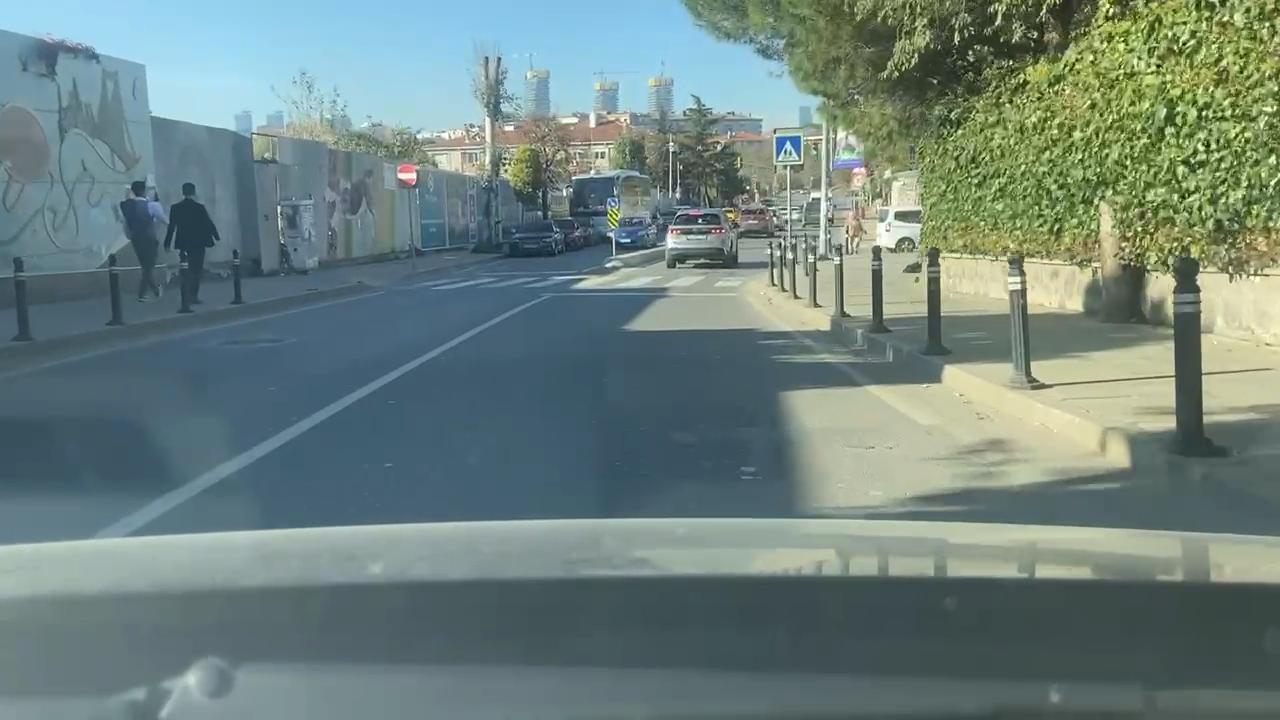
#> input picture data/frames/traffic_light_frames/false_lights/Image 9.png, 1280 x 720 px
$ python traffic_light.py
#> lines starting #> are read from the running program, lines starting #| are printed output that depends on the picture; after the words box and inside, x2 and y2 are one past the last pixel; in counts of white or black regions, pixels touching at a corner belong together
import cv2
import numpy as np
from collections import deque, Counter
from src.config import *

# --------------------------------------------------
# Configuration
# --------------------------------------------------
DEBUG_VISUALIZATION = False
VOTING_WINDOW = 4   # number of frames for temporal voting

state_buffer = deque(maxlen=VOTING_WINDOW)


# --------------------------------------------------
# Main detection function
# --------------------------------------------------
def detect_and_classify_traffic_light(frame):
    h, w, _ = frame.shape

    # ---------------- ROI DEFINITION ----------------
    y1, y2 = 0, int(0.3 * h)
    x1, x2 = int(0.2 * w), int(0.8 * w)

    roi = frame[y1:y2, x1:x2]
    hsv_roi = cv2.cvtColor(roi, cv2.COLOR_BGR2HSV)

    # ---------------- Color masks (ROI ONLY) ----------------
    red_mask1 = cv2.inRange(hsv_roi, RED_LOWER_1, RED_UPPER_1)
    red_mask2 = cv2.inRange(hsv_roi, RED_LOWER_2, RED_UPPER_2)
    red_mask = cv2.bitwise_or(red_mask1, red_mask2)

    yellow_mask = cv2.inRange(hsv_roi, YELLOW_LOWER, YELLOW_UPPER)
    #cv2.imshow("Yellow Mask", yellow_mask)
    #cv2.waitKey(0)
    green_mask = cv2.inRange(hsv_roi, GREEN_LOWER, GREEN_UPPER)
    #show green mask
    #cv2.imshow("Green Mask", green_mask)
    #cv2.waitKey(0)

    # ---------------- Process each color ----------------
    red_detected = _process_color(frame, hsv_roi, red_mask, "RED", x1, y1)
    yellow_detected = _process_color(frame, hsv_roi, yellow_mask, "YELLOW", x1, y1)
    green_detected = _process_color(frame, hsv_roi, green_mask, "GREEN", x1, y1)

    # ---------------- Frame-level decision ----------------
    if red_detected:
        state = "RED"
    elif yellow_detected:
        state = "YELLOW"
    elif green_detected:
        state = "GREEN"
    else:
        state = "UNKNOWN"

    # ---------------- Temporal voting ----------------
    state_buffer.append(state)

    if len(state_buffer) > 0:
        voted_state = Counter(state_buffer).most_common(1)[0][0]
    else:
        voted_state = "UNKNOWN"

    # ---------------- Visualization of final state ----------------
    cv2.putText(
        frame,
        f"TL STATE: {voted_state}",
        (30, 40),
        cv2.FONT_HERSHEY_SIMPLEX,
        1.0,
        (255, 255, 255),
        2
    )

    return frame, voted_state


# --------------------------------------------------
# Color-specific processing
# --------------------------------------------------
def _process_color(frame, hsv_roi, mask, label, x_offset, y_offset):
    kernel = np.ones((5, 5), np.uint8)
    clean_mask = cv2.morphologyEx(mask, cv2.MORPH_OPEN, kernel)

    contours, _ = cv2.findContours(
        clean_mask,
        cv2.RETR_EXTERNAL,
        cv2.CHAIN_APPROX_SIMPLE
    )

    detected = False

    for cnt in contours:
        area = cv2.contourArea(cnt)
        # print(f"Contour area for {label}: {area}")
        if area < 30:
            continue

        contour_mask = np.zeros(clean_mask.shape, dtype=np.uint8)
        cv2.drawContours(contour_mask, [cnt], -1, 255, -1)

        mean_h, mean_s, mean_v, _ = cv2.mean(hsv_roi, mask=contour_mask)

        perimeter = cv2.arcLength(cnt, True)
        circularity = (
            4 * np.pi * area / (perimeter ** 2 + 1e-6)
            if perimeter > 0 else 0
        )

        # ---------------- Validation rules ----------------
        pass_area = 30 < area < 900
        pass_brightness = mean_v > 120
        pass_circularity = circularity > 0.75

        passed = pass_area and pass_brightness and pass_circularity

        print(
            f"{label} | A:{area:.1f} "
            f"V:{mean_v:.1f} "
            f"C:{circularity:.2f} -> "
            f"{'PASS' if passed else 'FAIL'}"
        )

        # ---------------- Visualization ----------------
        if DEBUG_VISUALIZATION or passed:
            box_color = (
                (0, 0, 255) if label == "RED" else
                (0, 255, 255) if label == "YELLOW" else
                (0, 255, 0)
            )

            x, y, w, h = cv2.boundingRect(cnt)

            cv2.rectangle(
                frame,
                (x + x_offset, y + y_offset),
                (x + w + x_offset, y + h + y_offset),
                box_color,
                2
            )

            if passed:
                cv2.putText(
                    frame,
                    label,
                    (x + x_offset, y + y_offset - 8),
                    cv2.FONT_HERSHEY_SIMPLEX,
                    0.6,
                    box_color,
                    2
                )

            elif DEBUG_VISUALIZATION:
                cv2.putText(
                    frame,
                    f"{label}-FAIL",
                    (x + x_offset, y + y_offset - 8),
                    cv2.FONT_HERSHEY_SIMPLEX,
                    0.45,
                    (0, 0, 255),
                    1
                )

        if passed:
            detected = True

    return detected


# --------------------------------------------------
# Standalone image test
# --------------------------------------------------
if __name__ == "__main__":
    import glob

    image_paths = glob.glob(
        "data/frames/traffic_light_frames/false_lights/Image 9.png"
    )

    print(f"Found {len(image_paths)} test images")

    for path in image_paths:
        frame = cv2.imread(path)
#> frame is the input picture: shape (720, 1280, 3); mean B, G, R 126.1, 131, 110.7
        if frame is None:
            continue

        frame, state = detect_and_classify_traffic_light(frame)
#> in detect_and_classify_traffic_light, `roi = frame[y1:y2, x1:x2]`:
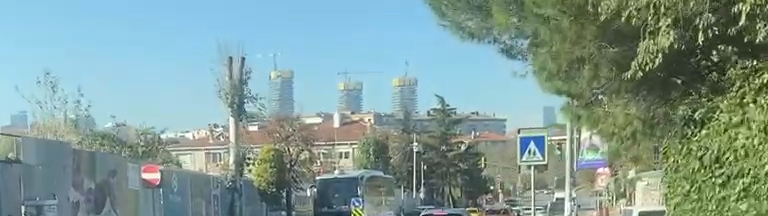
#> roi: shape (216, 768, 3); mean B, G, R 151.6, 156.2, 129.4
#> in _process_color, `contours, _ = cv2.findContours( clean_mask, cv2.RETR_EXTERNAL, cv2.CHA..`: contours = []
#> in detect_and_classify_traffic_light, `red_detected = _process_color(frame, hsv_roi, red_mask, "RED", x1, y1)`: red_detected = False
#> in detect_and_classify_traffic_light, `cv2.putText( frame, f"TL STATE: {voted_state}", (30, 40), cv2.FONT_HER..`:
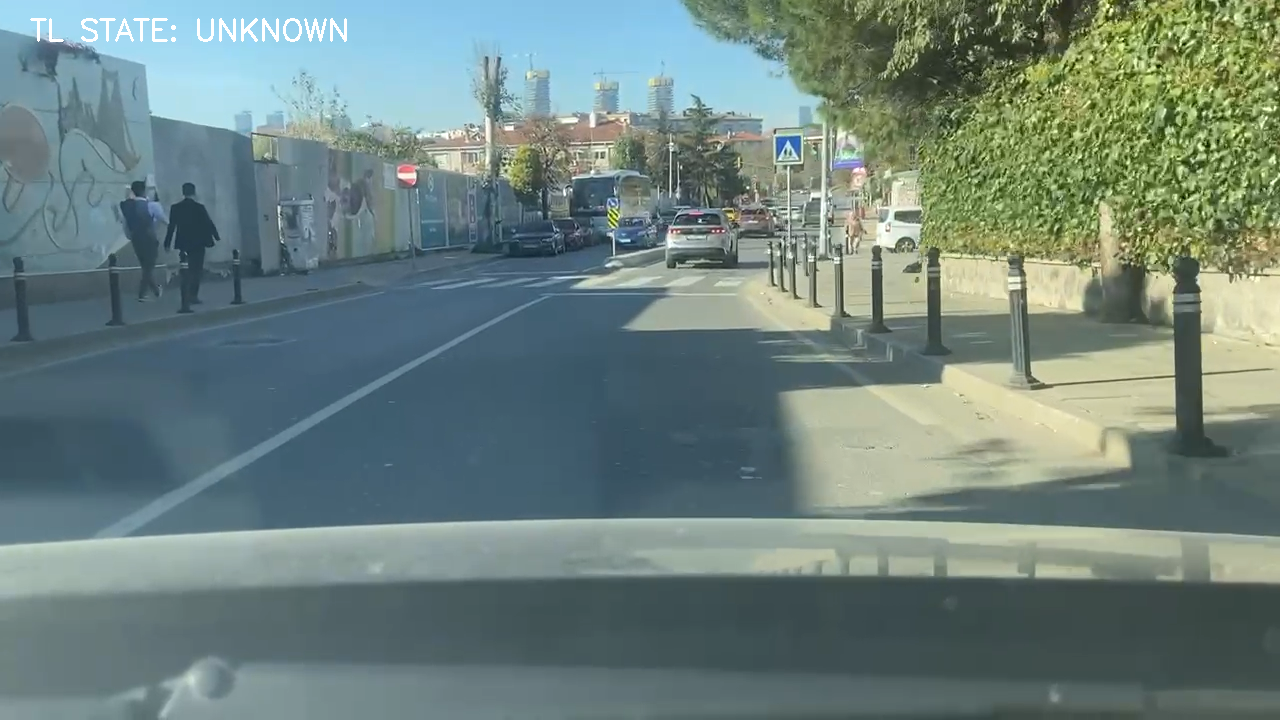
#> frame: shape (720, 1280, 3); 0.25% of pixels changed, all inside (x1, y1, x2, y2) = (30, 18, 347, 42)
#> state = 'UNKNOWN'

        print(f"{path} → {state}")
#| data/frames/traffic_light_frames/false_lights/Image 9.png → UNKNOWN
        cv2.imshow("Traffic Light Debug", frame)
        cv2.waitKey(0)

    cv2.destroyAllWindows()

$ run again, with data/frames/traffic_light_frames/false_lights/Image 1.png copied over data/frames/traffic_light_frames/false_lights/Image 9.png
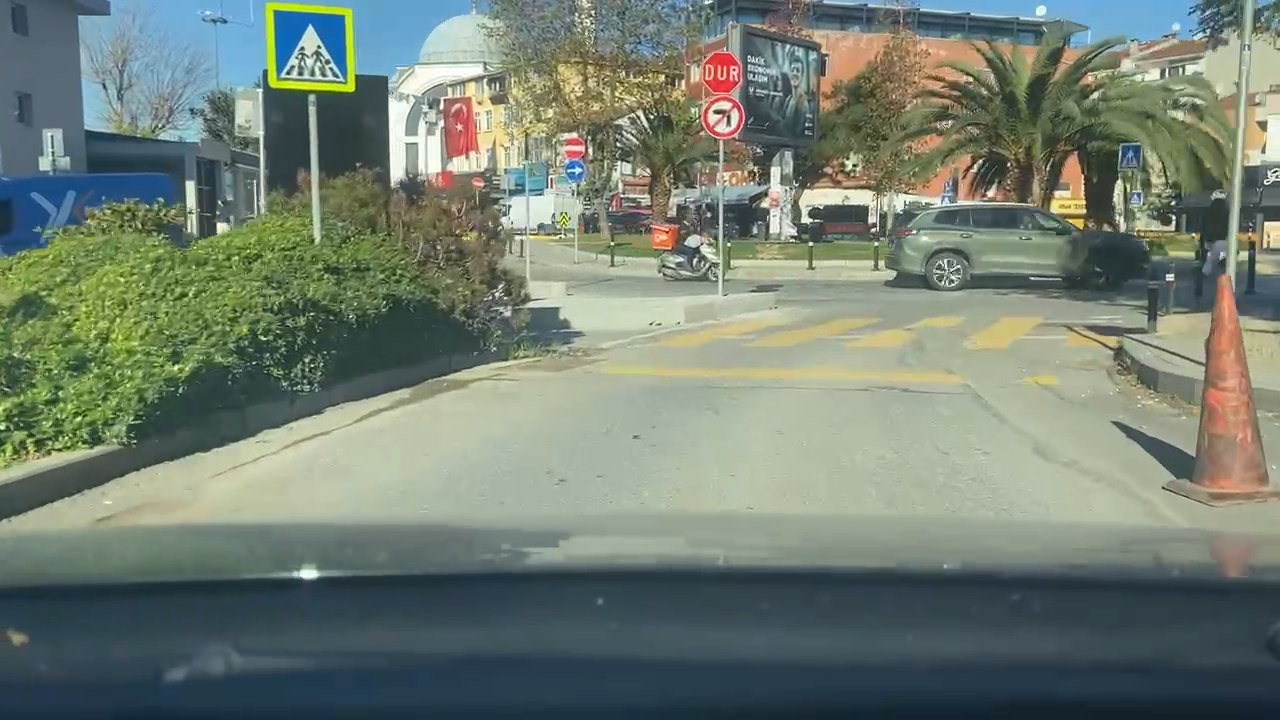
#> input picture data/frames/traffic_light_frames/false_lights/Image 1.png, 1280 x 720 px
#> frame is the input picture: shape (720, 1280, 3); mean B, G, R 114, 126.6, 114.4
#> hsv_roi: shape (216, 768, 3); mean H, S, V 54.2, 69, 143.7
#> red_mask1: shape (216, 768); 0.53% white; 41 white regions (32 under 20 px), largest, box (x1, y1, x2, y2) and area: (447, 53, 474, 92) 376, (214, 125, 222, 150) 98, (206, 126, 213, 152) 97
#> red_mask2: shape (216, 768); 0.53% white; 17 white regions (9 under 20 px), largest, box (x1, y1, x2, y2) and area: (455, 78, 481, 92) 233, (456, 53, 484, 78) 217, (200, 115, 213, 128) 85
#> red_mask: shape (216, 768); 1.1% white; 21 white regions (10 under 20 px), largest, box (x1, y1, x2, y2) and area: (447, 53, 484, 93) 844, (200, 108, 214, 154) 262, (452, 96, 487, 123) 153
#> yellow_mask: shape (216, 768); every value is 0
#> clean_mask: shape (216, 768); 0.53% white; 7 white regions
#> contours = 7 contours, 1 with area under 20; largest, box (x1, y1, x2, y2) and area: (451, 75, 479, 92) 297, (452, 53, 481, 68) 290, (205, 118, 213, 128) 51, (186, 174, 193, 182) 40, (315, 139, 322, 145) 29, (313, 152, 320, 157) 24
#> the loop in _process_color, `for cnt in contours:` made 7 passes
#> (area, mean_h, mean_s, mean_v, perimeter, circularity, pass_circularity, passed) on pass 1: (40, 27.43, 150, 210.6, 24.83, 0.815, True, True)
#> (printed output is left out)
#> after the loop in _process_color, `for cnt in contours:`:
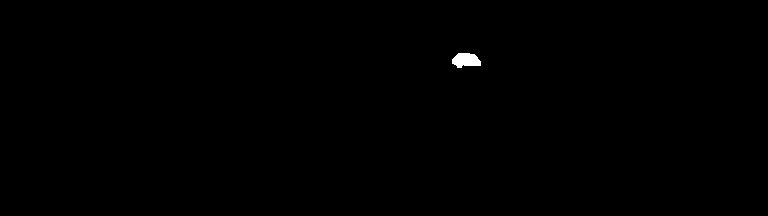
#> contour_mask: shape (216, 768); 0.2% white; 1 white region, box (x1, y1, x2, y2) and area: (452, 53, 481, 68) 324
#> red_detected = True
#> yellow_detected = False
#> in detect_and_classify_traffic_light, `cv2.putText( frame, f"TL STATE: {voted_state}", (30, 40), cv2.FONT_HER..`:
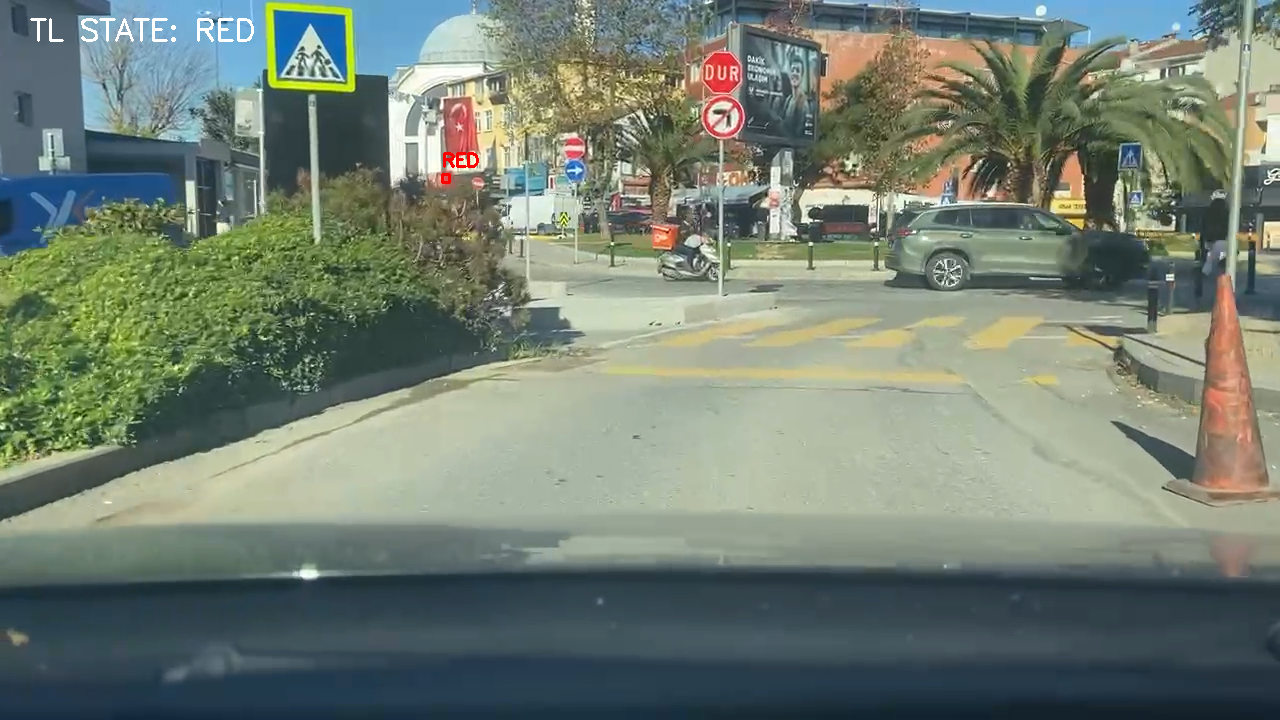
#> frame: shape (720, 1280, 3); mean B, G, R 114.1, 126.6, 114.6
#> state = 'RED'
#| data/frames/traffic_light_frames/false_lights/Image 9.png → RED

$ run again, with data/frames/traffic_light_frames/false_lights/Image 10.png copied over data/frames/traffic_light_frames/false_lights/Image 9.png
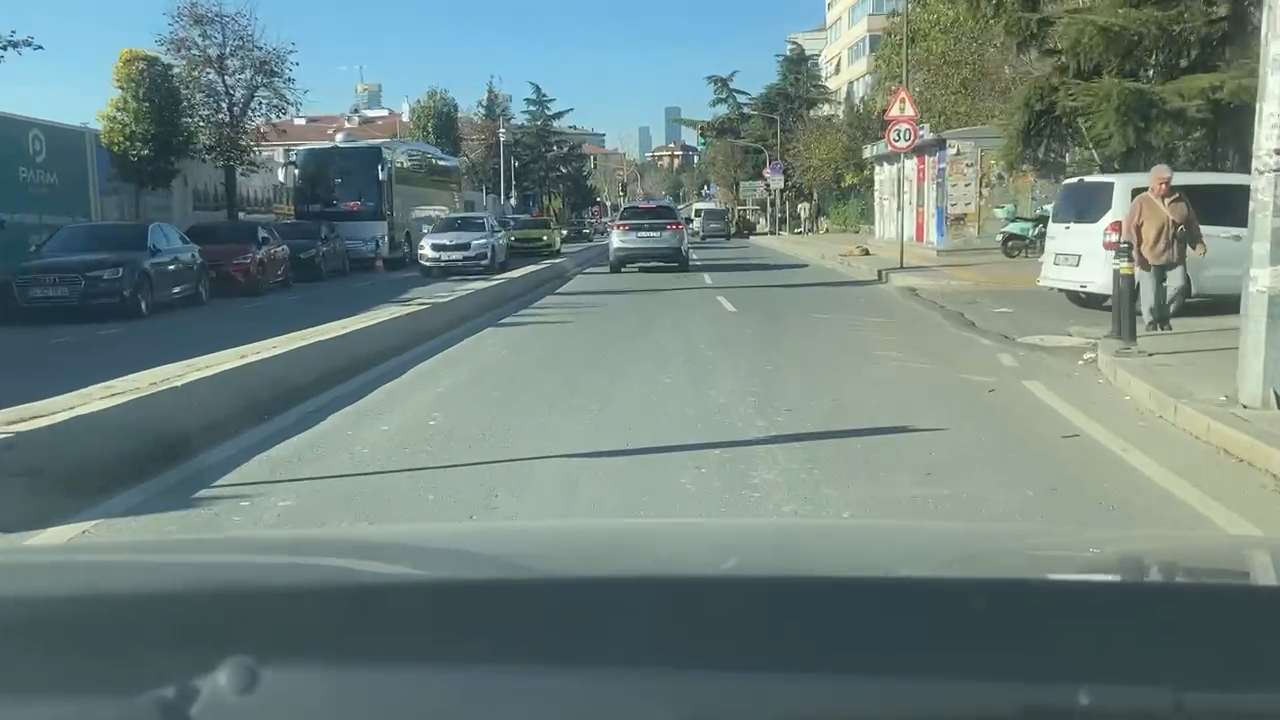
#> input picture data/frames/traffic_light_frames/false_lights/Image 10.png, 1280 x 720 px
#> frame is the input picture: shape (720, 1280, 3); mean B, G, R 126.8, 130.2, 110.6
#> in detect_and_classify_traffic_light, `roi = frame[y1:y2, x1:x2]`:
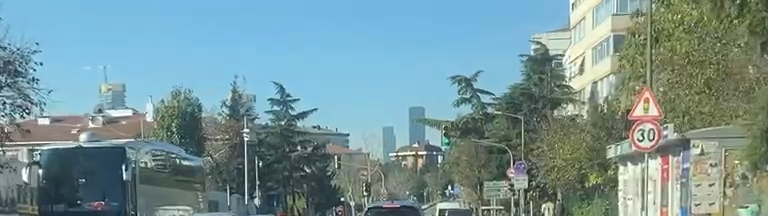
#> roi: shape (216, 768, 3); mean B, G, R 151.4, 148.2, 119
#> hsv_roi: shape (216, 768, 3); mean H, S, V 75.2, 73, 161.3
#> red_mask1: shape (216, 768); every value is 0
#> contours = []
#> red_detected = False
#> in detect_and_classify_traffic_light, `cv2.putText( frame, f"TL STATE: {voted_state}", (30, 40), cv2.FONT_HER..`:
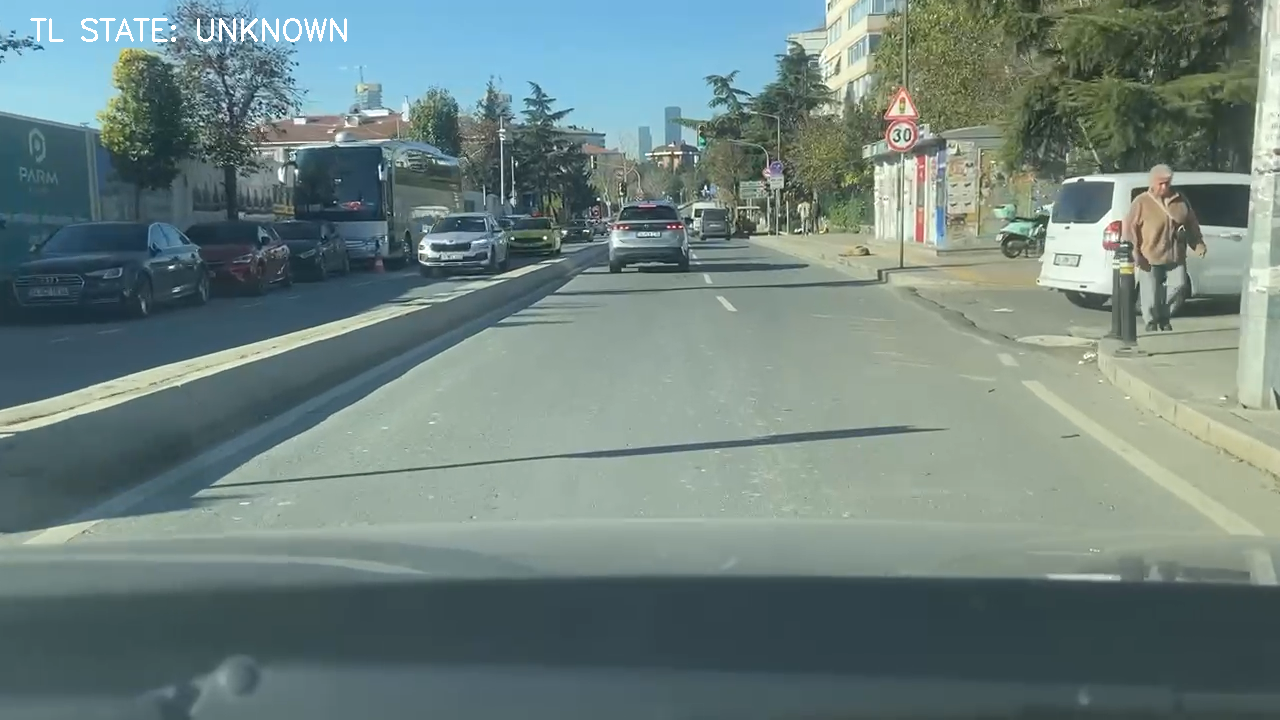
#> frame: shape (720, 1280, 3); 0.25% of pixels changed, all inside (x1, y1, x2, y2) = (30, 18, 347, 42)
#> state = 'UNKNOWN'
#| data/frames/traffic_light_frames/false_lights/Image 9.png → UNKNOWN
